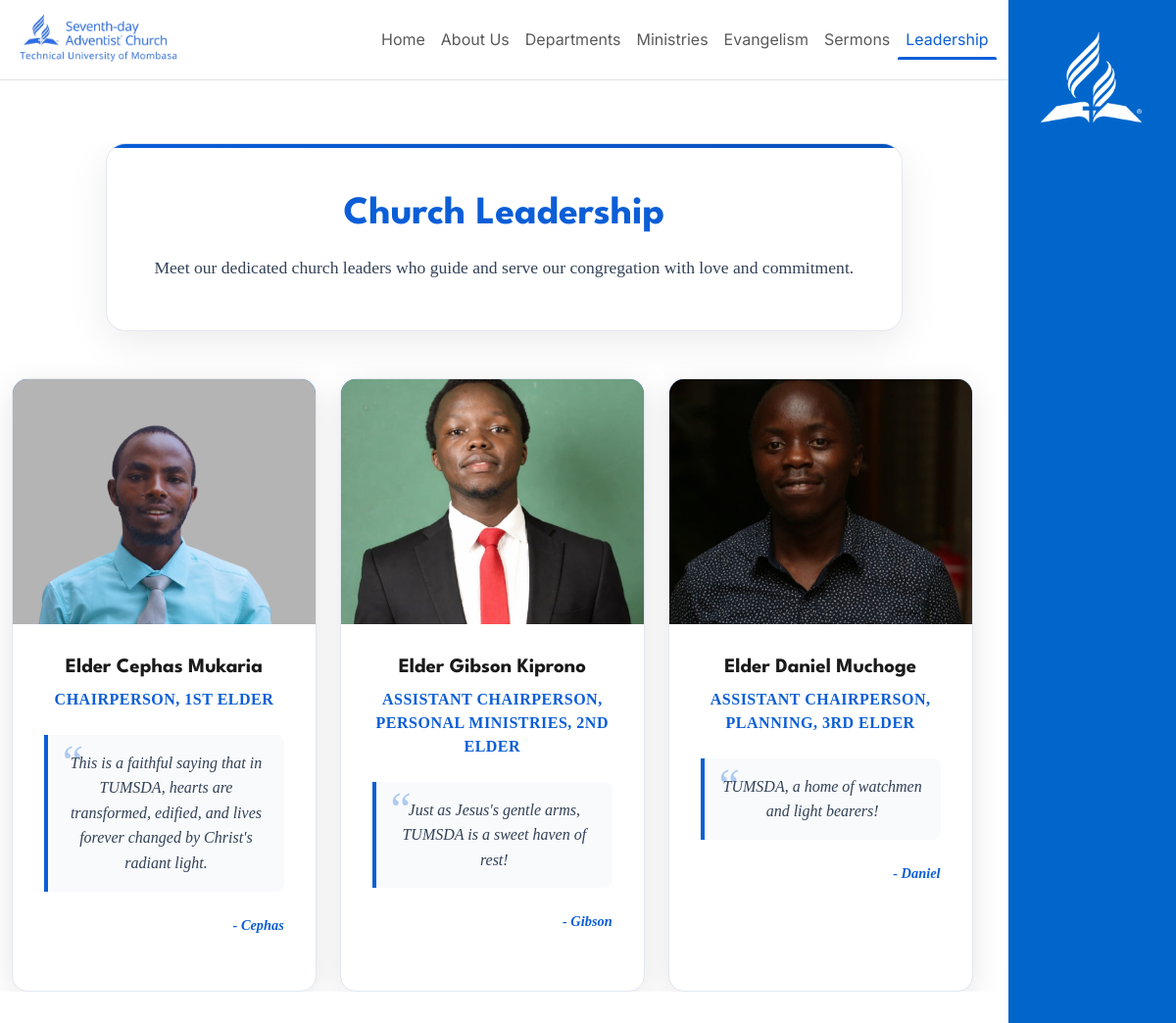
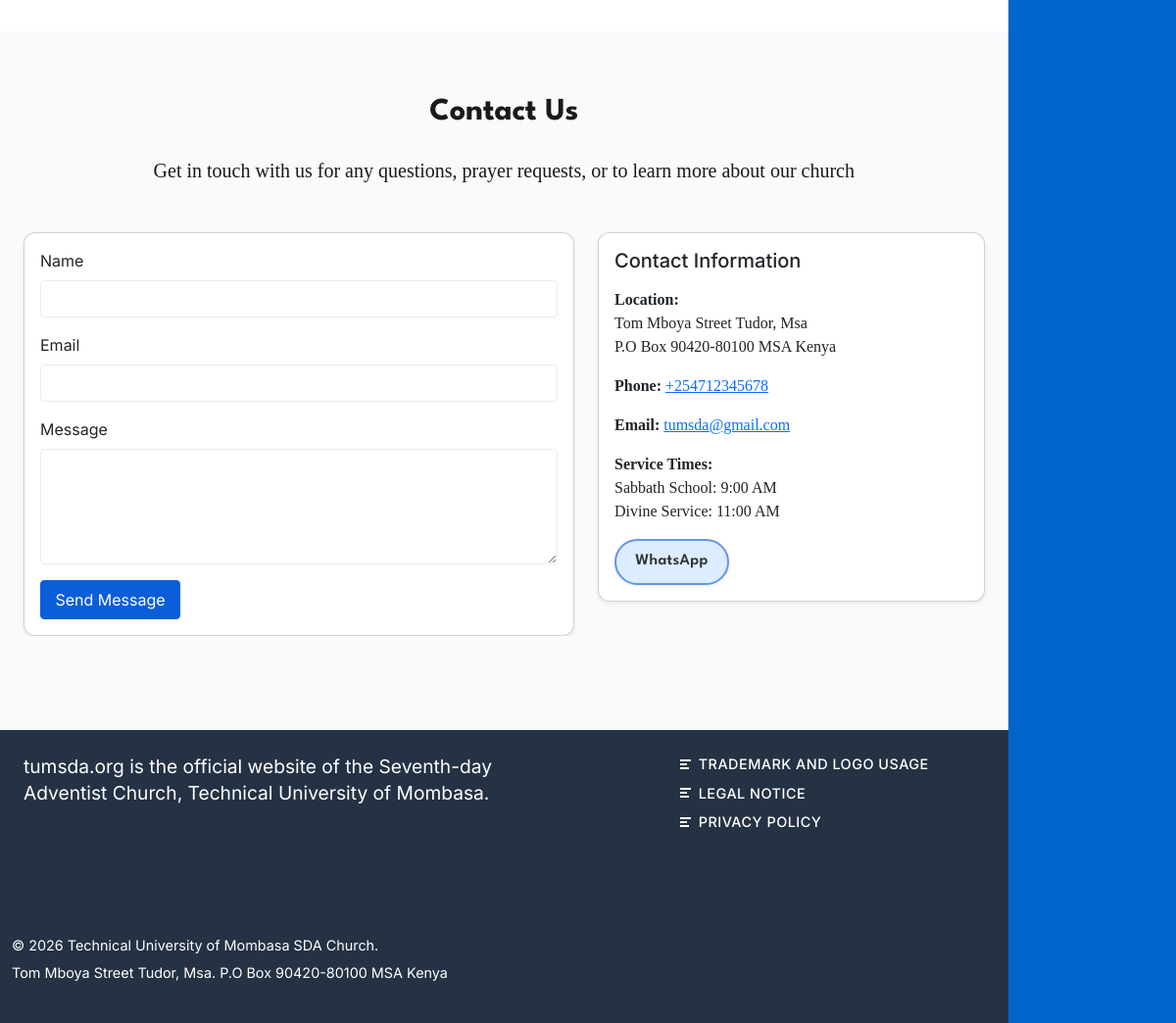
/leadership.php, run on the app's committed database (2 pictures, top to bottom).
### tables this page shows
CREATE TABLE IF NOT EXISTS leadership (
    id          INT UNSIGNED    NOT NULL AUTO_INCREMENT PRIMARY KEY,
    name        VARCHAR(150)    NOT NULL,
    position    VARCHAR(150)    NOT NULL,
    photo_path  VARCHAR(255),
    statement   TEXT,
    sort_order  INT             NOT NULL DEFAULT 0,
    created_at  DATETIME        NOT NULL DEFAULT CURRENT_TIMESTAMP,
    updated_at  DATETIME        NOT NULL DEFAULT CURRENT_TIMESTAMP ON UPDATE CURRENT_TIMESTAMP
);

### leadership.php (the view, shortened to what this page needs)
<?php
$currentPage = basename($_SERVER['PHP_SELF']);
$leaders = [];
try {
    $pdo = getPublicDB();
    $stmt = $pdo->query("SELECT * FROM leadership ORDER BY sort_order ASC");
    $leaders = $stmt->fetchAll();
} catch (Exception $e) {
    $leaders = [];
}
include 'header.php';
?>
<section class="section leadership-section">
	<div class="container">
		<div class="row justify-content-center">
			<div class="col-lg-10">
				<div class="leadership-header-card">
					<div class="leadership-header-content text-center">
						<h1 class="fw-bold mb-3">Church Leadership</h1>
						<p class="mb-0">Meet our dedicated church leaders who guide and serve our congregation with love and commitment.</p>
					</div>
				</div>
			</div>
		</div>
		<div class="row g-4 justify-content-center">
			<?php foreach ($leaders as $leader): ?>
			<div class="col-lg-4">
				<div class="leadership-card">
					<?php if ($leader['photo_path']): ?>
					<div class="leadership-image">
						<img src="<?php echo htmlspecialchars($leader['photo_path']); ?>" alt="<?php echo htmlspecialchars($leader['name']); ?>" class="leadership-photo">
					</div>
					<?php endif; ?>
					<div class="leadership-content">
						<h4 class="leadership-name"><?php echo htmlspecialchars($leader['name']); ?></h4>
						<p class="leadership-position"><?php echo htmlspecialchars($leader['position']); ?></p>
						<?php if ($leader['statement']): ?>
						<blockquote class="leadership-statement">
							<?php echo htmlspecialchars($leader['statement']); ?>
						</blockquote>
						<p class="leadership-signature">- <?php echo htmlspecialchars(explode(' ', $leader['name'])[1] ?? $leader['name']); ?></p>
						<?php endif; ?>
					</div>
				</div>
			</div>
			<?php endforeach; ?>
		</div>
	</div>
</section>
<section class="section contact-section bg-light">
	<div class="container">
		<div class="row">
			<div class="col-12">
				<h2 class="fw-bold mb-4 text-center">Contact Us</h2>
				<p class="lead text-center mb-5">Get in touch with us for any questions, prayer requests, or to learn more about our church</p>
			</div>
		</div>
		<div class="row g-4">
			<div class="col-lg-7">
				<form method="post" action="https://api.web3forms.com/submit" class="card shadow-sm">
					<div class="card-body">
						<div class="mb-3">
							<label class="form-label">Name</label>
							<input type="text" name="name" class="form-control-custom" required>
						</div>
						<div class="mb-3">
							<label class="form-label">Email</label>
							<input type="email" name="email" class="form-control-custom" required>
						</div>
						<div class="mb-3">
							<label class="form-label">Message</label>
							<textarea name="message" class="form-control-custom" rows="5" required></textarea>
						</div>
						<button type="submit" class="td-btn-primary">Send Message</button>
					</div>
					</form>
				</div>
				<div class="col-lg-5">
					<div class="contact-info-card card shadow-sm">
						<div class="card-body">
							<h5 class="mb-3">Contact Information</h5>
							<p><strong>Location:</strong><br>Tom Mboya Street Tudor, Msa<br>P.O Box 90420-80100 MSA Kenya</p>
							<p><strong>Phone:</strong> <a href="tel:+254712345678">+254712345678</a></p>
							<p><strong>Email:</strong> <a href="mailto:tumsda@gmail.com">tumsda@gmail.com</a></p>
							<p><strong>Service Times:</strong><br>Sabbath School: 9:00 AM<br>Divine Service: 11:00 AM</p>
							<div class="mt-3">
								<a href="https://wa.me/254712345678" target="_blank" rel="noopener" class="btn btn-outline-primary">WhatsApp</a>
							</div>
						</div>
					</div>
				</div>
			</div>
		</div>
	</section>
<?php include 'footer.php'; ?>

### header.php (shortened to what this page needs)
?><!DOCTYPE html>
<html lang="en">
<head>
	<link rel="stylesheet" href="https://cdnjs.cloudflare.com/ajax/libs/font-awesome/6.4.0/css/all.min.css" />
	<link rel="stylesheet" href="assets/css/bootstrap.min.css">
	<link rel="stylesheet" href="assets/css/all.min.css">
	<link rel="stylesheet" href="assets/css/style.css?v=1.1">
	<link rel="stylesheet" href="assets/css/style-utils.css">
</head>
<body>
	<div class="content-wrapper">
		<header>
			<nav class="navbar navbar-expand-lg navbar-light bg-white border-bottom sticky-top">
				<div class="container">
					<a class="navbar-brand d-flex align-items-center gap-2" href="index.php">
						<img src="assets/img/logo.jpg" alt="TUMSDA Logo" width="36" height="36" onerror="this.style.display='none'">
					</a>
					<div class="collapse navbar-collapse d-none d-lg-block" id="mainNav">
						<ul class="navbar-nav ms-auto mb-2 mb-lg-0">
							<li class="nav-item">
								<a class="nav-link <?php echo ($currentPage=='index.php') ? 'active' : ''; ?>" href="index.php">Home</a>
							</li>
							<li class="nav-item">
								<a class="nav-link <?php echo ($currentPage=='about.php') ? 'active' : ''; ?>" href="about.php">About Us</a>
							</li>
							<li class="nav-item">
								<a class="nav-link <?php echo ($currentPage=='departments.php') ? 'active' : ''; ?>" href="departments.php">Departments</a>
							</li>
							<li class="nav-item">
								<a class="nav-link <?php echo ($currentPage=='ministries.php') ? 'active' : ''; ?>" href="ministries.php">Ministries</a>
							</li>
							<li class="nav-item">
								<a class="nav-link <?php echo ($currentPage=='evangelism.php') ? 'active' : ''; ?>" href="evangelism.php">Evangelism</a>
							</li>
							<li class="nav-item">
								<a class="nav-link <?php echo ($currentPage=='sermons.php') ? 'active' : ''; ?>" href="sermons.php">Sermons</a>
							</li>
							<li class="nav-item">
								<a class="nav-link <?php echo ($currentPage=='leadership.php') ? 'active' : ''; ?>" href="leadership.php">Leadership</a>
							</li>
						</ul>
					</div>
				</div>
			</nav>
		</header>
		<main>

### footer.php (shortened to what this page needs)
		</main>
		<footer class="site-footer">
			<div class="container">
				<div class="row">
					<div class="col-lg-8">
						<div class="footer-section">
							<p class="footer-official-statement">tumsda.org is the official website of the Seventh-day Adventist Church, Technical University of Mombasa.</p>
						</div>
					</div>
					<div class="col-lg-4">
						<div class="footer-section">
							<div class="footer-legal-links">
								<a href="https://adventist.org/trademark-and-logo-usage" target="_blank" class="legal-item">
									<div class="legal-bars">
										<div class="legal-bar legal-bar-1"></div>
										<div class="legal-bar legal-bar-2"></div>
										<div class="legal-bar legal-bar-3"></div>
									</div>
									<span>TRADEMARK AND LOGO USAGE</span>
								</a>
								<a href="https://adventist.org/legal" target="_blank" class="legal-item">
									<div class="legal-bars">
										<div class="legal-bar legal-bar-1"></div>
										<div class="legal-bar legal-bar-2"></div>
										<div class="legal-bar legal-bar-3"></div>
									</div>
									<span>LEGAL NOTICE</span>
								</a>
								<a href="https://privacy.adventist.org/" target="_blank" class="legal-item">
									<div class="legal-bars">
										<div class="legal-bar legal-bar-1"></div>
										<div class="legal-bar legal-bar-2"></div>
										<div class="legal-bar legal-bar-3"></div>
									</div>
									<span>PRIVACY POLICY</span>
								</a>
							</div>
						</div>
					</div>
				</div>
				<div class="footer-copyright-section">
					<p class="footer-copyright">&copy; <?php echo date("Y"); ?> Technical University of Mombasa SDA Church.</p>
					<p class="footer-address">Tom Mboya Street Tudor, Msa. P.O Box 90420-80100 MSA Kenya</p>
				</div>
			</div>
		</footer>
	</div>
	<div class="seventh-section">
		<div class="seventh-section-content">
			<picture>
				<source type="image/webp" srcset="assets/img/webp/icon.webp">
				<img src="assets/img/icon.png" alt="TUMSDA Logo" class="seventh-section-logo logo-white">
			</picture>
		</div>
	</div>
</body>
</html>

### assets/css/style-utils.css (style rules this page uses)
:root { --color-primary: var(--brand); --color-primary-600: var(--brand-dark); --color-muted: #6c757d; --color-border: #e9ecef; --sp-xxs: 4px; --sp-xs: 8px; --sp-sm: 12px; --sp-md: 16px; --sp-lg: 24px; --radius-sm: 4px; --radius-md: 8px; --td-font-base: 'Inter', system-ui, -apple-system, 'Segoe UI', Roboto, 'Helvetica Neue', Arial; --td-font-size-base: 16px; }
.btn-primary-custom, .td-btn-primary { display:inline-block; background:var(--color-primary); color:#fff; border:1px solid var(--color-primary); padding:0.45rem 0.9rem; border-radius:var(--radius-sm); transition:background .12s ease, transform .08s ease; text-decoration:none; }
.form-control-custom { display:block; width:100%; padding:0.5rem 0.75rem; border:1px solid var(--color-border); border-radius:var(--radius-sm); background:#fff; color:inherit; transition:box-shadow .12s ease, border-color .12s ease; font-family:var(--td-font-base); font-size:1rem; line-height:1.25; }

### data on the page
leadership: photo_path (picture), name "Elder Cephas Mukaria", position "CHAIRPERSON, 1ST ELDER", statement "This is a faithful saying that in TUMSDA, hearts are transformed, edified, and lives forever changed by Christ's radiant light.", name "Cephas"
leadership: photo_path (picture), name "Elder Gibson Kiprono", position "ASSISTANT CHAIRPERSON, PERSONAL MINISTRIES, 2ND ELDER", statement "Just as Jesus's gentle arms, TUMSDA is a sweet haven of rest!", name "Gibson"
leadership: photo_path (picture), name "Elder Daniel Muchoge", position "ASSISTANT CHAIRPERSON, PLANNING, 3RD ELDER", statement "TUMSDA, a home of watchmen and light bearers!", name "Daniel"
